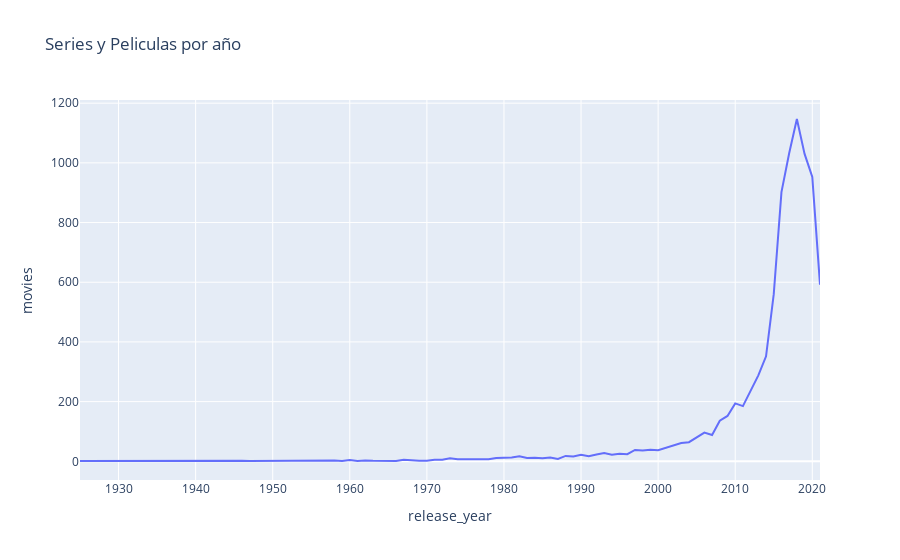

The notebook cell saved with this chart:
### Markdown cell above
## Grafico de lineas

### Code cell
fig = px.line(df_movies_year, x='release_year', y='movies', title='Series y Peliculas por año')
fig.show()

### Figure 1 — Plotly figure (JSON) as saved in the notebook; plotly's stock layout.template omitted (floating-point values rounded to 4 significant figures)
{"data": [{"hovertemplate": "release_year=%{x}<br>movies=%{y}<extra></extra>", "legendgroup": "", "line": {"color": "#636efa", "dash": "solid"}, "marker": {"symbol": "circle"}, "mode": "lines", "name": "", "orientation": "v", "showlegend": false, "type": "scatter", "x": [1925, 1942, 1943, 1944, 1945, 1946, 1947, 1954, 1955, 1956, 1958, 1959, 1960, 1961, 1962, 1963, 1964, 1965, 1966, 1967, 1968, 1969, 1970, 1971, 1972, 1973, 1974, 1975, 1976, 1977, 1978, 1979, 1980, 1981, 1982, 1983, 1984, 1985, 1986, 1987, 1988, 1989, 1990, 1991, 1992, 1993, 1994, 1995, 1996, 1997, 1998, 1999, 2000, 2001, 2002, 2003, 2004, 2005, 2006, 2007, 2008, 2009, 2010, 2011, 2012, 2013, 2014, 2015, 2016, 2017, 2018, 2019, 2020, 2021], "xaxis": "x", "y": [1, 2, 3, 3, 4, 2, 1, 2, 3, 2, 3, 1, 4, 1, 3, 2, 2, 2, 1, 5, 3, 2, 2, 5, 5, 10, 7, 7, 9, 7, 7, 11, 11, 13, 17, 11, 12, 10, 13, 8, 18, 16, 22, 17, 23, 28, 22, 25, 24, 38, 36, 39, 37, 45, 51, 61, 64, 80, 96, 88, 136, 152, 194, 185, 237, 288, 352, 560, 902, 1032, 1147, 1030, 953, 592], "yaxis": "y"}], "layout": {"legend": {"tracegroupgap": 0}, "title": {"text": "Series y Peliculas por año"}, "xaxis": {"anchor": "y", "domain": [0, 1], "title": {"text": "release_year"}}, "yaxis": {"anchor": "x", "domain": [0, 1], "title": {"text": "movies"}}}}
